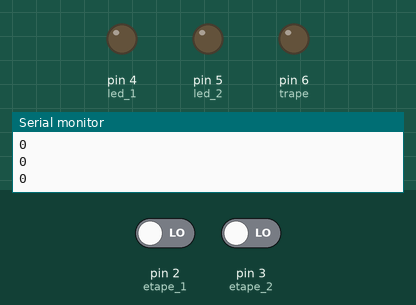
This sketch was run on a simulated Arduino Uno, built with avr-gcc and run on an emulated ATmega328P. On the bench: output pins drawn as LEDs (lit = HIGH), the last lines printed to the serial monitor. The inputs (shaded band) are chosen by the test bench; at power-on: pin 2 (etape_1) LOW, pin 3 (etape_2) LOW.

Above: at 1.2 s.
1.3 s: pin 2 (etape_1) driven HIGH
At 2.2 s:
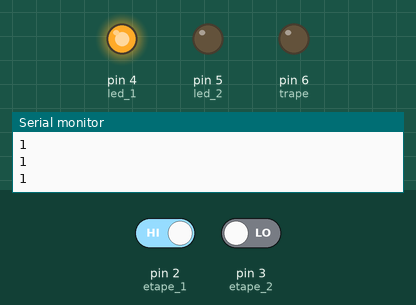
2.8 s: pin 3 (etape_2) driven HIGH
At 3.2 s:
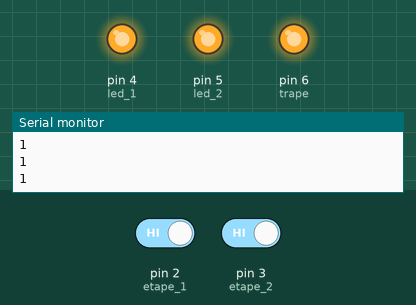
4.3 s: pin 2 (etape_1) driven LOW
At 6.7 s:
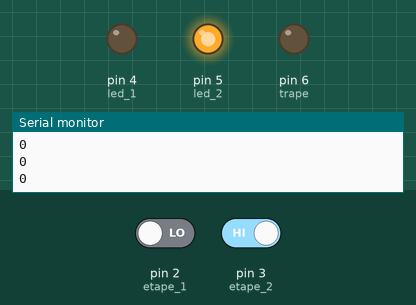
7.3 s: pin 3 (etape_2) driven LOW
At 7.9 s:
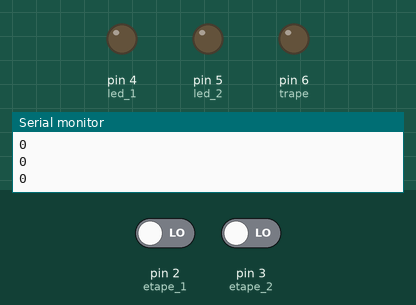
Timing chart, 0 to 9.8 s (numbered marks = the images above; inputs shaded):
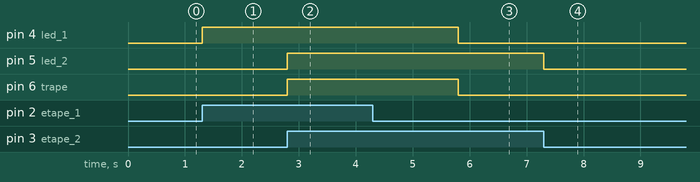

Measured:
- after the input at 1.3 s, pin 4 (led_1): LOW → HIGH at once
- after the input at 2.8 s, pin 5 (led_2), pin 6 (trape): LOW → HIGH at once
- after the input at 4.3 s, pin 4 (led_1): HIGH → LOW after 1.5 s
- after the input at 7.3 s, pin 5 (led_2): HIGH → LOW at once

The sketch:

communication.ino
```cpp
#include <Wire.h>

#define SLAVE_ADDRESS 0x04

int etape_1 = 2;
int etape_2 = 3;
int led_1   = 4;
int led_2   = 5;
int trape   = 6;
int x       = 0;
bool opened = true;
bool enigme_end = false;


void setup() {
  // put your setup code here, to run once:
  Serial.begin(9600);
  Wire.begin(SLAVE_ADDRESS);
  Wire.onRequest(sendData);

  pinMode(etape_1, INPUT);
  pinMode(etape_2, INPUT);

  pinMode(led_1, OUTPUT);
  pinMode(led_2, OUTPUT);
  pinMode(trape, OUTPUT);

}

void loop() {
  Serial.println(digitalRead(etape_1));
  // put your main code here, to run repeatedly:
  digitalWrite(led_1, digitalRead(etape_1));
  digitalWrite(led_2, digitalRead(etape_2));

  if (digitalRead(etape_1) == 1 && digitalRead(etape_2) == 1){
    if(opened){
      digitalWrite(trape, HIGH);
      delay(3000);
      digitalWrite(trape, LOW);
      opened = false;
      enigme_end = true;
    }
  } else {
    opened = true;
    enigme_end = false;
  }
}

void receiveData(int byteCount){
  x = Wire.read();
  if (x == 1) {
    digitalWrite(trape, HIGH);
    delay(3000);
    digitalWrite(trape, LOW);
  }
  else {
    enigme_end = false;
  }
}

void sendData() {
  Wire.write(enigme_end);
}
```
